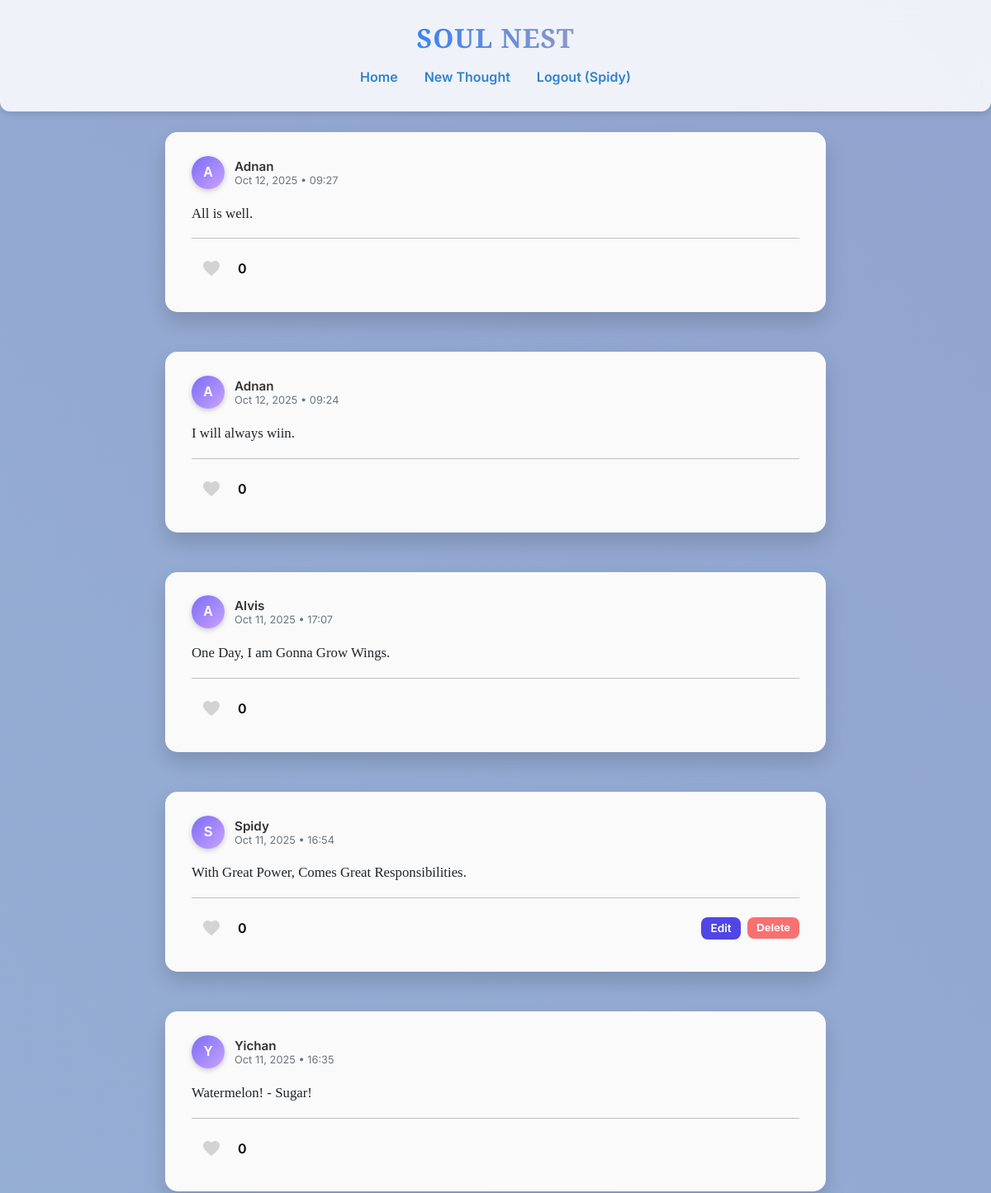
Before: /thoughts (signed in, upper part) with the older database file.
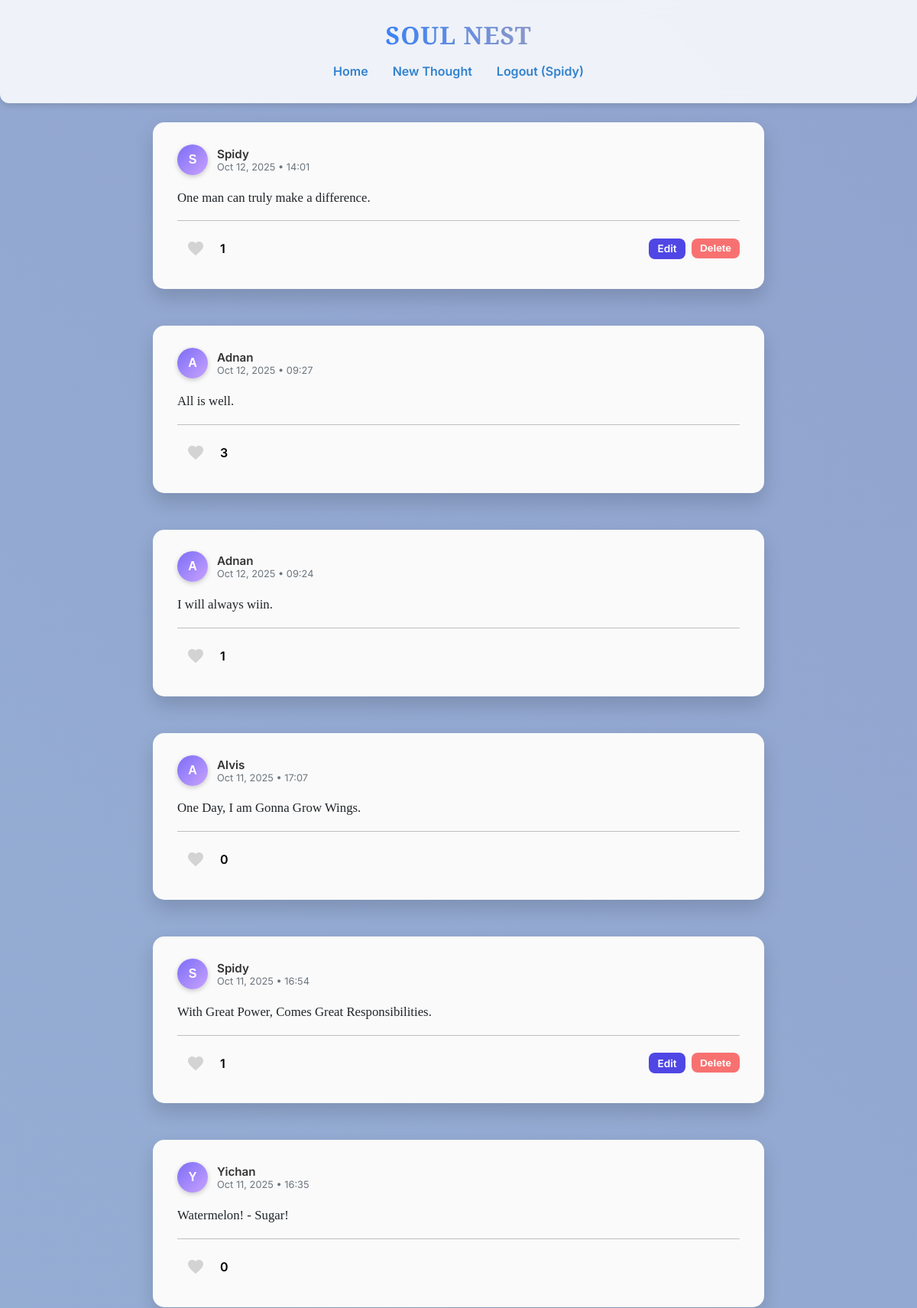
After: the same page with the newer database file.
### models.py (models this page shows)
class User(db.Model, UserMixin):
    id = db.Column(db.Integer, primary_key=True)
    username = db.Column(db.String(80), nullable=False, unique=True)
    password = db.Column(db.String(200), nullable=False)
    liked_thoughts = db.relationship(
        'Thought', secondary='likes',
        back_populates='liked_by', lazy='dynamic'
    )

class Thought(db.Model):
    id = db.Column(db.Integer, primary_key=True)
    content = db.Column(db.Text, nullable=False)
    user_id = db.Column(db.Integer, db.ForeignKey('user.id'), nullable=False)
    timestamp = db.Column(db.DateTime, default=datetime.utcnow)
    mood = db.Column(db.String(50), nullable=True)
    user = db.relationship('User', backref=db.backref('thoughts', lazy=True))  # ✅ Add this
    liked_by = db.relationship(
        'User', secondary='likes',
        back_populates='liked_thoughts', lazy='dynamic'
    )
    def is_liked_by(self, user):
        return self.liked_by.filter(likes.c.user_id == user.id).count() > 0
    def like_count(self):
        return self.liked_by.count()

### app.py (the view)
@app.route('/thoughts')
@login_required
def thoughts():
    all_thoughts = Thought.query.options(
        joinedload(Thought.user)
    ).order_by(Thought.timestamp.desc()).all()
    return render_template('thoughts.html', thoughts=all_thoughts)

### app.py (called while the page is built)
@login_manager.user_loader
def load_user(user_id):
    return User.query.get(int(user_id))  # Loads user by ID

### templates/thoughts.html (shortened to what this page needs)
{% extends "base.html" %}
{% block content %}
<div class="feed-container" style="display: flex; flex-direction: column; gap: 1.5rem;">
    {% if thoughts %}
        {% for thought in thoughts %}
            <div class="thought-card mood-{{ thought.mood }}" data-aos="fade-up" style="
                padding: 1.8rem 2rem;
                border-radius: 15px;
                box-shadow: 0 12px 25px rgba(0,0,0,0.15);
                transition: transform 0.3s ease, box-shadow 0.3s ease, background 0.4s ease;
            "
            onmouseover="this.style.transform='scale(1.03)'; this.style.boxShadow='0 18px 35px rgba(0,0,0,0.25)';"
            onmouseout="this.style.transform='scale(1)'; this.style.boxShadow='0 12px 25px rgba(0,0,0,0.15)';">
                <div class="thought-header" style="display: flex; align-items: center; gap: 0.75rem; margin-bottom: 0.75rem;">
                    <div style="
                        width: 40px; height: 40px;
                        border-radius: 50%;
                        background: linear-gradient(135deg, #7b6cf6, #c9a3ff);
                        display: flex; align-items: center; justify-content: center;
                        font-weight: 700; color: white;
                        font-family: 'Zalando Sans SemiExpanded', sans-serif;
                        font-size: 1rem; text-transform: uppercase;
                        box-shadow: 0 2px 6px rgba(0,0,0,0.2);
                    ">
                        {{ thought.user.username[0] }}
                    </div>
                    <div>
                        <div style="font-weight: 600; font-size: 0.95rem; color: #333;">
                            {{ thought.user.username }}
                        </div>
                        <div style="font-size: 0.8rem; color: #6c757d;">
                            {{ thought.timestamp.strftime('%b %d, %Y • %H:%M') }}
                        </div>
                    </div>
                </div>
                <p class="thought-content" style="
                    font-family: 'PT Serif', serif;
                    font-size: 1.05rem; color: #212529;
                    line-height: 1.6; margin-bottom: 1rem;
                ">
                    {{ thought.content }}
                </p>
                <div style="height:1px; background:#b0aeaec6; margin-bottom:0.75rem; width:100%;"></div>
                <div class="thought-footer" style="display: flex; justify-content: space-between; align-items: center;">
                    <form action="{{ url_for('like_thought', id=thought.id) }}" method="POST" style="display:flex; align-items:center; gap:0.5rem;">
                        <button type="submit" class="heart-icon {% if thought.is_liked_by(current_user) %}liked{% endif %}"
                                style="background:none; border:none; cursor:pointer; display:flex; align-items:center; gap:0.2rem;">
                            <svg width="24" height="24" viewBox="0 0 24 24" fill="{% if thought.is_liked_by(current_user) %}#e63946{% else %}#d3d3d3{% endif %}" xmlns="http://www.w3.org/2000/svg">
                                <path d="M12 21.35l-1.45-1.32C5.4 15.36 2 12.28 2 8.5 2 5.42 4.42 3 7.5 3c1.74 0 3.41 0.81 4.5 2.09C13.09 3.81 14.76 3 16.5 3 19.58 3 22 5.42 22 8.5c0 3.78-3.4 6.86-8.55 11.54L12 21.35z"/>
                            </svg>
                        </button>
                        <span style="font-weight:600;">{{ thought.like_count() }}</span>
                    </form>
                    {% if thought.user_id == current_user.id %}
                        <div style="display:flex; gap:0.5rem;">
                            <a href="{{ url_for('edit_thought', id=thought.id) }}" style="
                                padding:0.35rem 0.7rem; font-size:0.85rem; font-weight:600; border-radius:8px; border:none;
                                background:#4f46e5; color:white; text-decoration:none; cursor:pointer; transition: all 0.3s ease;"
                                onmouseover="this.style.transform='translateY(-2px) scale(1.05)';" onmouseout="this.style.transform='none';">
                                Edit
                            </a>
                            <form action="{{ url_for('delete_thought', id=thought.id) }}" method="POST">
                                <button type="submit" style="
                                    padding:0.35rem 0.7rem; font-size:0.85rem; font-weight:600; border-radius:8px; border:none;
                                    background:#f87171; color:white; cursor:pointer; transition: all 0.3s ease;"
                                    onmouseover="this.style.transform='translateY(-2px) scale(1.05)';" onmouseout="this.style.transform='none';">
                                    Delete
                                </button>
                            </form>
                        </div>
                    {% endif %}
                </div>
            </div>
        {% endfor %}
    {% else %}
        <div class="no-thoughts text-center mt-5">
            <h3 style="font-family: 'PT Serif', serif;">No thoughts yet... 🌱</h3>
            <p style="color: #555;">Share your first thought to start building your soul nest!</p>
        </div>
    {% endif %}
</div>
{% endblock %}

### templates/base.html (shortened to what this page needs)
<!DOCTYPE html>
<html lang="en">
<head>
    <link href="https://unpkg.com/aos@2.3.1/dist/aos.css" rel="stylesheet">
</head>
<body>
    <div class="header" data-aos="fade-down">
        <h1>SOUL NEST</h1>
        <div class="nav-links">
            <a href="{% if current_user.is_authenticated %}{{ url_for('thoughts') }}{% else %}{{ url_for('home') }}{% endif %}">
                Home
            </a>
            {% if current_user.is_authenticated %}
                <a href="{{ url_for('new_thought') }}">New Thought</a>
                <a href="{{ url_for('logout') }}">Logout ({{ current_user.username }})</a>
            {% else %}
                <a href="{{ url_for('login') }}">Login</a>
                <a href="{{ url_for('register') }}">Register</a>
            {% endif %}
        </div>
    </div>
    <div class="content container" data-aos="fade-up">
        {% block content %}{% endblock %}
    </div>
</body>
</html>

### templates/base.html (style rules this page uses)
:root { --primary: #3182ce; --primary-light: #e0f2fe; --text-dark: #212529; --text-muted: #6c757d; --bg: #f8f9fa; --card-bg: #ffffff; --card-shadow: 0 4px 6px rgba(0, 0, 0, 0.1); }
body { font-family: 'Inter', sans-serif; margin: 0; background: linear-gradient(45deg, #a8d8ea 0%, #8b97c8 100%); background-size: 400% 400%; animation: gradientShift 15s ease infinite; overflow-x: hidden; }
.container { max-width: 800px; margin: 0 auto; padding: 0 1rem; }
.header { background: rgba(255, 255, 255, 0.85); padding: 1.5rem 0; position: fixed; top: 0; width: 100%; z-index: 1000; display: flex; flex-direction: column; align-items: center; box-shadow: var(--card-shadow); border-radius: 0 0 12px 12px; backdrop-filter: blur(10px); }
.header h1 { margin: 0; text-align: center; font-family: 'Playfair Display', serif; font-size: 2rem; letter-spacing: 1px; background: linear-gradient(90deg, #3b82f6, #8b97c8); -webkit-background-clip: text; background-clip: text; color: transparent; }
.nav-links { display: flex; justify-content: center; gap: 2rem; margin-top: 0.5rem; }
.nav-links a { color: var(--primary); text-decoration: none; font-weight: 600; position: relative; padding: 0.5rem 0; }
.nav-links a::after { content: ''; position: absolute; width: 0%; height: 2px; left: 0; bottom: -2px; background: var(--primary); transition: width 0.3s; }
.content { margin-top: 160px; }
.thought-card { background: rgba(255, 255, 255, 0.85); padding: 1.5rem; border-radius: 12px; box-shadow: var(--card-shadow); margin-bottom: 1.5rem; transition: transform 0.3s, box-shadow 0.3s, background 0.3s; }
button { width: 100%; padding: 0.75rem; background-color: var(--primary); color: white; border: none; border-radius: 8px; font-size: 1rem; font-weight: 600; cursor: pointer; }

### templates/thoughts.html (style rules this page uses)
.heart-icon svg { fill: #d3d3d3; width: 24px; height: 24px; display: block; background: transparent; border-radius: 50%; transition: transform 0.2s ease, fill 0.2s ease; }
.thought-card { background: #fafafa; transition: transform 0.3s ease, box-shadow 0.3s ease, background 0.4s ease; }

Changed rows visible on the page:
added Thought: user "S", user.username "Spidy", timestamp "Oct 12, 2025 • 14:01", content "One man can truly make a difference.", like_count "1"
computed for Thought "All is well.": like_count "0" → "3"
computed for Thought "I will always wiin.": like_count "0" → "1"
computed for Thought "With Great Power, Comes Great Responsibilities.": like_count "0" → "1"
